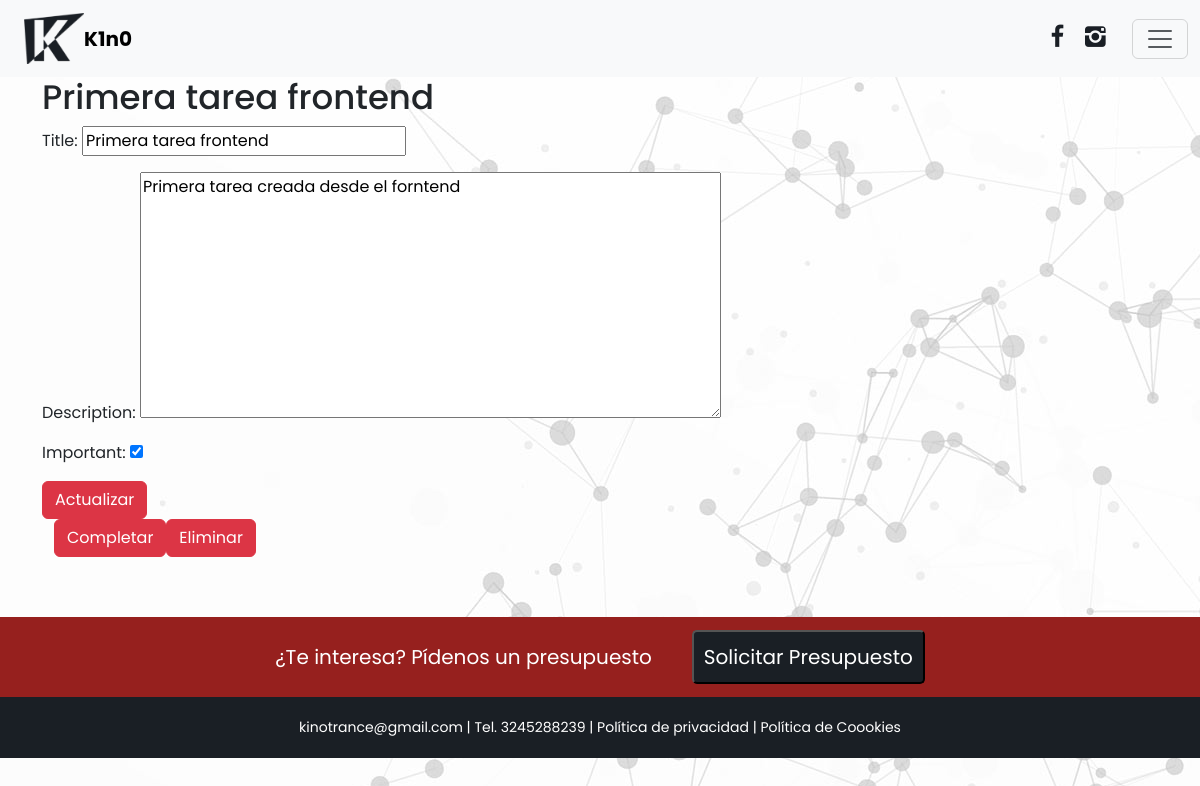
The page /mis-servicios/servicio/3 (signed in) on the database its author committed.
### services/models.py (models this page shows, shortened)
class Servicio(models.Model):
    title = models.CharField(max_length=200)
    description = models.TextField(blank=True)
    created = models.DateTimeField(auto_now_add=True)
    datecompleted = models.DateTimeField(null=True, blank=True)
    important = models.BooleanField(default=False)
    user = models.ForeignKey(User, on_delete=models.CASCADE)

### services/views.py (the view, shortened to what this page needs)
# urls.py: path('mis-servicios/servicio/<int:servicio_id>', views.servicio_detalle, name="servicio_detalle"),
@login_required
def servicio_detalle(request, servicio_id):
    if request.method == 'GET':
        servicio = get_object_or_404(Servicio, pk=servicio_id, user=request.user)
        form = ServicioForm(instance=servicio)
        return render(request, 'myservicio-detalle.html', {'servicio': servicio, 'form': form})

### services/forms.py
class ServicioForm(ModelForm):
    class Meta:
        model = Servicio
        fields = ['title', 'description', 'important']

### services/templates/myservicio-detalle.html (shortened to what this page needs)
{% extends 'base.html' %}
{% block content %}
<div class="container">
    <h1>{{servicio.title}}</h1>
    <form method="POST" class="form">
        {{form.as_p}}
        <button class="btn btn-danger">
            Actualizar
        </button>
    </form>
    <div class="container d-flex">
        <form action="{% url 'complete_servicio' servicio.id %}" method="POST" class="form">
            <button class="btn btn-danger">
                Completar
            </button>
        </form>
        <form action="{% url 'complete_servicio' servicio.id %}" method="POST" class="form">
            <button class="btn btn-danger">
                Eliminar
            </button>
        </form>
    </div>
</div>
{% endblock %}

### services/static/css/estilos.css (style rules this page uses)
body { width: 100%; margin: 0px; padding: 0px; font-family: "Poppins", sans-serif; background-image: url("/img/fondo.jpg"); background-repeat: no-repeat; background-attachment: fixed; }
h1 { font-size: 34px; }

### rows shown on the page
Servicio: title "Primera tarea frontend", description "Primera tarea creada desde el forntend", important "☑"
